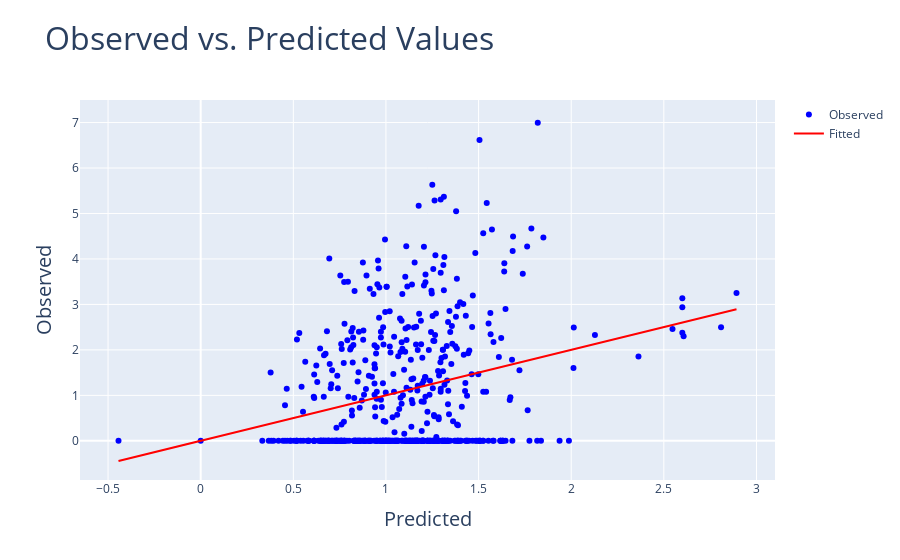
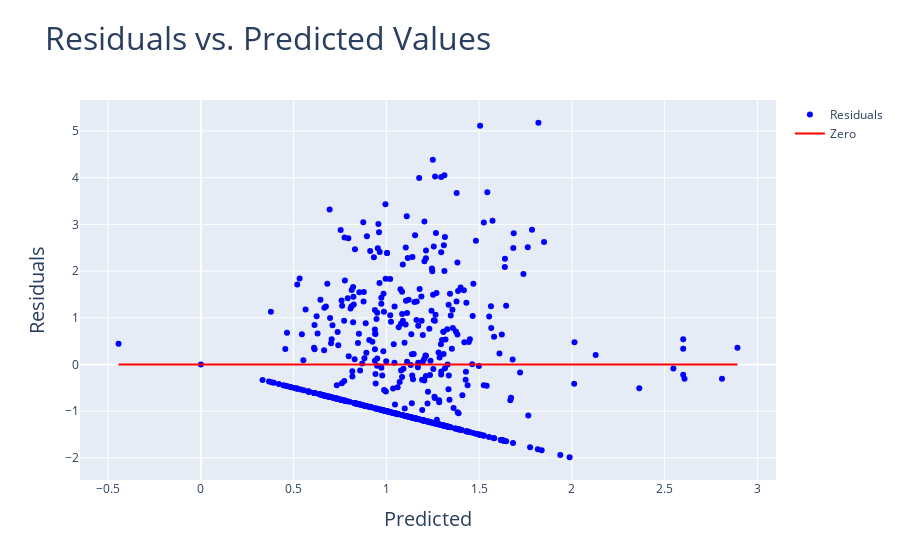

Write notebook code for charts like these, in order.
### Code cell
linearity_test(model_all, y)

### Figure 1 — Plotly figure (JSON) as saved in the notebook; plotly's stock layout.template omitted (floating-point values rounded to 4 significant figures; data arrays with more than 128 entries replaced by an {"elided": "..."} marker saying what was removed)
{"data": [{"marker": {"color": "blue"}, "mode": "markers", "name": "Observed", "type": "scatter", "x": {"elided": "517 float values"}, "y": {"elided": "517 float values"}}, {"line": {"color": "red"}, "mode": "lines", "name": "Fitted", "type": "scatter", "x": {"elided": "517 float values"}, "y": {"elided": "517 float values"}}], "layout": {"title": {"font": {"size": 32}, "text": "Observed vs. Predicted Values"}, "xaxis": {"title": {"font": {"size": 20}, "text": "Predicted"}}, "yaxis": {"title": {"font": {"size": 20}, "text": "Observed"}}}}

### Figure 2 — Plotly figure (JSON) as saved in the notebook; plotly's stock layout.template omitted (floating-point values rounded to 4 significant figures; data arrays with more than 128 entries replaced by an {"elided": "..."} marker saying what was removed)
{"data": [{"marker": {"color": "blue"}, "mode": "markers", "name": "Residuals", "type": "scatter", "x": {"elided": "517 float values"}, "y": {"elided": "517 float values"}}, {"line": {"color": "red"}, "mode": "lines", "name": "Zero", "type": "scatter", "x": {"elided": "517 float values"}, "y": {"elided": "517 int values"}}], "layout": {"title": {"font": {"size": 32}, "text": "Residuals vs. Predicted Values"}, "xaxis": {"title": {"font": {"size": 20}, "text": "Predicted"}}, "yaxis": {"title": {"font": {"size": 20}, "text": "Residuals"}}}}
